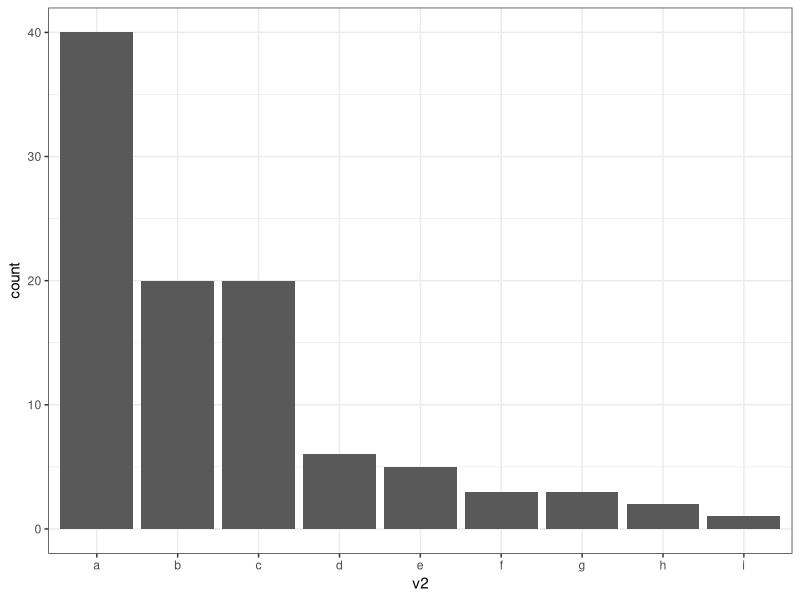
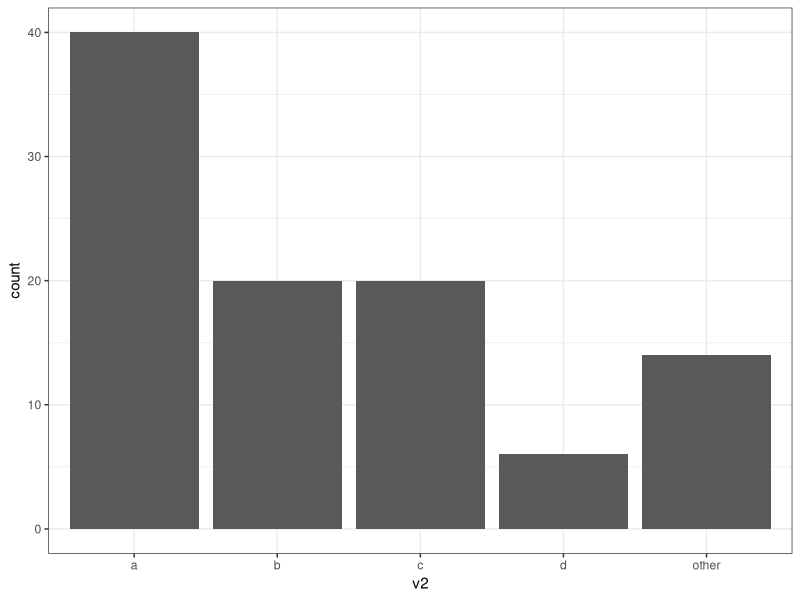

These charts were generated, in order, by the following R code:
## ---- chunk 1
knitr::opts_chunk$set(warning = FALSE)  # убрать предупреждения из документа
knitr::opts_chunk$set(message = FALSE)  # убрать сообщения из документа
## ---- chunk 2
library("ggplot2")  # построение графиков 
library("forcats")  # работа с факторными переменными
## ---- chunk 3
data <- mtcars
## ---- chunk 4
dummy1 <- ifelse(mtcars$hp > 90, "категория1", "категория2")
table(dummy1)
## ---- chunk 5
dummy2 <- ifelse(mtcars$hp > 90, 1, 0)
table(dummy2)
## ---- chunk 6
fact1 <- factor(c(1, 1, 2))
fact2 <- factor(c("one", "one", "two"))

fact1

fact2
## ---- chunk 7
fact <- factor(c(1, 1, 2), labels = c("foo", "bar"))

fact
## ---- chunk 8
fact <- factor(c(1, 1, 2), levels = c("foo", "bar"))

fact
## ---- chunk 9
fact1 <- factor(c(1, 1, 2), levels = c("1", "2"))
fact2 <- factor(c(1, 1, 2), levels = c("1", "2", "3"))
## ---- chunk 10
fact1
## ---- chunk 11
fact2
## ---- chunk 12
fact <- factor(c(1, 1, 2)) 
levels(fact)
## ---- chunk 13
fact <- factor(c(1, 1, 2)) 
levels(fact) <- c("one", "two")

fact
## ---- chunk 14
fact <- factor(c(1, 1, 2))
## ---- chunk 15
fact <- fact[1:2]
## ---- chunk 16
fact <- droplevels(fact)
fact
## ---- chunk 17
fact <- factor(c(1, 1, 2))
fact <- relevel(fact, ref = "2")
## ---- chunk 18
fact
## ---- chunk 19
#' Gathers all factor levels into one category under suggested name
#
#' @param factor factor vector
#' @param levels.frequency minimal number of cases to preserve original levels
#' @param category.name new name for combined category consisting of rare leves
#
#' @return factor vector with new levels
otherLevel <- function(factor, levels_frequency, category_name) {
  levels(factor)[table(factor) < levels_frequency] <- as.character(category_name)
  return(factor)
}
## ---- chunk 20
fact <- factor(c(rep("c", 100), rep("g", 2), rep("j", 4), rep("v", 10)))
table(fact) # initial state
## ---- chunk 21
table(otherLevel(fact, 5, "other"))
## ---- chunk 22
d <- data.frame(v1 = seq(1:100),
                v2 = factor(c(rep("a", 40),
                              rep("b", 20),
                              rep("c", 20),
                              rep("d", 6), 
                              rep("e", 5),
                              rep("f", 3),
                              rep("g", 3),
                              rep("h", 2),
                              rep("i", 1))))
## ---- chunk 23
str(d)
## ---- chunk 24
before_base <- ggplot(data = d, aes(x = v2))
before <- before_base +
  geom_bar() +
  theme_bw()
before
## ---- chunk 25
d$v2 <- otherLevel(d$v2, 6, "other")
str(d)
## ---- chunk 26
after_base <- ggplot(data = d, aes(x = v2))
after <- after_base +
  geom_bar() +
  theme_bw()
after
